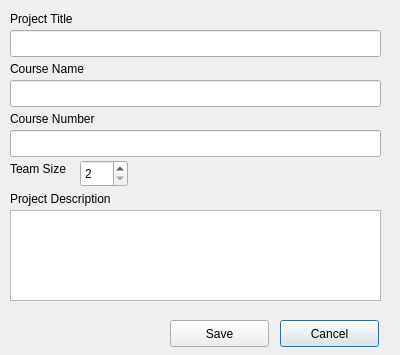
<?xml version="1.0" encoding="UTF-8"?>
<ui version="4.0">
 <class>ProjectWindow</class>
 <widget class="QDialog" name="ProjectWindow">
  <property name="geometry">
   <rect>
    <x>0</x>
    <y>0</y>
    <width>400</width>
    <height>355</height>
   </rect>
  </property>
  <property name="windowTitle">
   <string>Dialog</string>
  </property>
  <widget class="QLabel" name="label">
   <property name="geometry">
    <rect>
     <x>10</x>
     <y>10</y>
     <width>91</width>
     <height>17</height>
    </rect>
   </property>
   <property name="text">
    <string>Project Title</string>
   </property>
  </widget>
  <widget class="QLineEdit" name="titleField">
   <property name="geometry">
    <rect>
     <x>10</x>
     <y>30</y>
     <width>371</width>
     <height>27</height>
    </rect>
   </property>
  </widget>
  <widget class="QLabel" name="label_2">
   <property name="geometry">
    <rect>
     <x>10</x>
     <y>60</y>
     <width>101</width>
     <height>17</height>
    </rect>
   </property>
   <property name="text">
    <string>Course Name</string>
   </property>
  </widget>
  <widget class="QLineEdit" name="nameField">
   <property name="geometry">
    <rect>
     <x>10</x>
     <y>80</y>
     <width>371</width>
     <height>27</height>
    </rect>
   </property>
  </widget>
  <widget class="QLabel" name="label_3">
   <property name="geometry">
    <rect>
     <x>10</x>
     <y>110</y>
     <width>161</width>
     <height>17</height>
    </rect>
   </property>
   <property name="text">
    <string>Course Number</string>
   </property>
  </widget>
  <widget class="QLineEdit" name="numField">
   <property name="geometry">
    <rect>
     <x>10</x>
     <y>130</y>
     <width>371</width>
     <height>27</height>
    </rect>
   </property>
  </widget>
  <widget class="QLabel" name="label_4">
   <property name="geometry">
    <rect>
     <x>10</x>
     <y>160</y>
     <width>111</width>
     <height>17</height>
    </rect>
   </property>
   <property name="text">
    <string>Team Size</string>
   </property>
  </widget>
  <widget class="QSpinBox" name="teamSizeBox">
   <property name="geometry">
    <rect>
     <x>80</x>
     <y>160</y>
     <width>48</width>
     <height>27</height>
    </rect>
   </property>
   <property name="minimum">
    <number>2</number>
   </property>
   <property name="maximum">
    <number>9</number>
   </property>
  </widget>
  <widget class="QLabel" name="label_5">
   <property name="geometry">
    <rect>
     <x>10</x>
     <y>190</y>
     <width>151</width>
     <height>17</height>
    </rect>
   </property>
   <property name="text">
    <string>Project Description</string>
   </property>
  </widget>
  <widget class="QTextEdit" name="descField">
   <property name="geometry">
    <rect>
     <x>10</x>
     <y>210</y>
     <width>371</width>
     <height>91</height>
    </rect>
   </property>
  </widget>
  <widget class="QLabel" name="status">
   <property name="geometry">
    <rect>
     <x>20</x>
     <y>320</y>
     <width>171</width>
     <height>17</height>
    </rect>
   </property>
   <property name="palette">
    <palette>
     <active>
      <colorrole role="WindowText">
       <brush brushstyle="SolidPattern">
        <color alpha="255">
         <red>0</red>
         <green>0</green>
         <blue>0</blue>
        </color>
       </brush>
      </colorrole>
      <colorrole role="Button">
       <brush brushstyle="SolidPattern">
        <color alpha="255">
         <red>255</red>
         <green>0</green>
         <blue>0</blue>
        </color>
       </brush>
      </colorrole>
      <colorrole role="Light">
       <brush brushstyle="SolidPattern">
        <color alpha="255">
         <red>255</red>
         <green>127</green>
         <blue>127</blue>
        </color>
       </brush>
      </colorrole>
      <colorrole role="Midlight">
       <brush brushstyle="SolidPattern">
        <color alpha="255">
         <red>255</red>
         <green>63</green>
         <blue>63</blue>
        </color>
       </brush>
      </colorrole>
      <colorrole role="Dark">
       <brush brushstyle="SolidPattern">
        <color alpha="255">
         <red>127</red>
         <green>0</green>
         <blue>0</blue>
        </color>
       </brush>
      </colorrole>
      <colorrole role="Mid">
       <brush brushstyle="SolidPattern">
        <color alpha="255">
         <red>170</red>
         <green>0</green>
         <blue>0</blue>
        </color>
       </brush>
      </colorrole>
      <colorrole role="Text">
       <brush brushstyle="SolidPattern">
        <color alpha="255">
         <red>0</red>
         <green>0</green>
         <blue>0</blue>
        </color>
       </brush>
      </colorrole>
      <colorrole role="BrightText">
       <brush brushstyle="SolidPattern">
        <color alpha="255">
         <red>255</red>
         <green>255</green>
         <blue>255</blue>
        </color>
       </brush>
      </colorrole>
      <colorrole role="ButtonText">
       <brush brushstyle="SolidPattern">
        <color alpha="255">
         <red>0</red>
         <green>0</green>
         <blue>0</blue>
        </color>
       </brush>
      </colorrole>
      <colorrole role="Base">
       <brush brushstyle="SolidPattern">
        <color alpha="255">
         <red>255</red>
         <green>255</green>
         <blue>255</blue>
        </color>
       </brush>
      </colorrole>
      <colorrole role="Window">
       <brush brushstyle="SolidPattern">
        <color alpha="255">
         <red>255</red>
         <green>0</green>
         <blue>0</blue>
        </color>
       </brush>
      </colorrole>
      <colorrole role="Shadow">
       <brush brushstyle="SolidPattern">
        <color alpha="255">
         <red>0</red>
         <green>0</green>
         <blue>0</blue>
        </color>
       </brush>
      </colorrole>
      <colorrole role="AlternateBase">
       <brush brushstyle="SolidPattern">
        <color alpha="255">
         <red>255</red>
         <green>127</green>
         <blue>127</blue>
        </color>
       </brush>
      </colorrole>
      <colorrole role="ToolTipBase">
       <brush brushstyle="SolidPattern">
        <color alpha="255">
         <red>255</red>
         <green>255</green>
         <blue>220</blue>
        </color>
       </brush>
      </colorrole>
      <colorrole role="ToolTipText">
       <brush brushstyle="SolidPattern">
        <color alpha="255">
         <red>0</red>
         <green>0</green>
         <blue>0</blue>
        </color>
       </brush>
      </colorrole>
     </active>
     <inactive>
      <colorrole role="WindowText">
       <brush brushstyle="SolidPattern">
        <color alpha="255">
         <red>0</red>
         <green>0</green>
         <blue>0</blue>
        </color>
       </brush>
      </colorrole>
      <colorrole role="Button">
       <brush brushstyle="SolidPattern">
        <color alpha="255">
         <red>255</red>
         <green>0</green>
         <blue>0</blue>
        </color>
       </brush>
      </colorrole>
      <colorrole role="Light">
       <brush brushstyle="SolidPattern">
        <color alpha="255">
         <red>255</red>
         <green>127</green>
         <blue>127</blue>
        </color>
       </brush>
      </colorrole>
      <colorrole role="Midlight">
       <brush brushstyle="SolidPattern">
        <color alpha="255">
         <red>255</red>
         <green>63</green>
         <blue>63</blue>
        </color>
       </brush>
      </colorrole>
      <colorrole role="Dark">
       <brush brushstyle="SolidPattern">
        <color alpha="255">
         <red>127</red>
         <green>0</green>
         <blue>0</blue>
        </color>
       </brush>
      </colorrole>
      <colorrole role="Mid">
       <brush brushstyle="SolidPattern">
        <color alpha="255">
         <red>170</red>
         <green>0</green>
         <blue>0</blue>
        </color>
       </brush>
      </colorrole>
      <colorrole role="Text">
       <brush brushstyle="SolidPattern">
        <color alpha="255">
         <red>0</red>
         <green>0</green>
         <blue>0</blue>
        </color>
       </brush>
      </colorrole>
      <colorrole role="BrightText">
       <brush brushstyle="SolidPattern">
        <color alpha="255">
         <red>255</red>
         <green>255</green>
         <blue>255</blue>
        </color>
       </brush>
      </colorrole>
      <colorrole role="ButtonText">
       <brush brushstyle="SolidPattern">
        <color alpha="255">
         <red>0</red>
         <green>0</green>
         <blue>0</blue>
        </color>
       </brush>
      </colorrole>
      <colorrole role="Base">
       <brush brushstyle="SolidPattern">
        <color alpha="255">
         <red>255</red>
         <green>255</green>
         <blue>255</blue>
        </color>
       </brush>
      </colorrole>
      <colorrole role="Window">
       <brush brushstyle="SolidPattern">
        <color alpha="255">
         <red>255</red>
         <green>0</green>
         <blue>0</blue>
        </color>
       </brush>
      </colorrole>
      <colorrole role="Shadow">
       <brush brushstyle="SolidPattern">
        <color alpha="255">
         <red>0</red>
         <green>0</green>
         <blue>0</blue>
        </color>
       </brush>
      </colorrole>
      <colorrole role="AlternateBase">
       <brush brushstyle="SolidPattern">
        <color alpha="255">
         <red>255</red>
         <green>127</green>
         <blue>127</blue>
        </color>
       </brush>
      </colorrole>
      <colorrole role="ToolTipBase">
       <brush brushstyle="SolidPattern">
        <color alpha="255">
         <red>255</red>
         <green>255</green>
         <blue>220</blue>
        </color>
       </brush>
      </colorrole>
      <colorrole role="ToolTipText">
       <brush brushstyle="SolidPattern">
        <color alpha="255">
         <red>0</red>
         <green>0</green>
         <blue>0</blue>
        </color>
       </brush>
      </colorrole>
     </inactive>
     <disabled>
      <colorrole role="WindowText">
       <brush brushstyle="SolidPattern">
        <color alpha="255">
         <red>127</red>
         <green>0</green>
         <blue>0</blue>
        </color>
       </brush>
      </colorrole>
      <colorrole role="Button">
       <brush brushstyle="SolidPattern">
        <color alpha="255">
         <red>255</red>
         <green>0</green>
         <blue>0</blue>
        </color>
       </brush>
      </colorrole>
      <colorrole role="Light">
       <brush brushstyle="SolidPattern">
        <color alpha="255">
         <red>255</red>
         <green>127</green>
         <blue>127</blue>
        </color>
       </brush>
      </colorrole>
      <colorrole role="Midlight">
       <brush brushstyle="SolidPattern">
        <color alpha="255">
         <red>255</red>
         <green>63</green>
         <blue>63</blue>
        </color>
       </brush>
      </colorrole>
      <colorrole role="Dark">
       <brush brushstyle="SolidPattern">
        <color alpha="255">
         <red>127</red>
         <green>0</green>
         <blue>0</blue>
        </color>
       </brush>
      </colorrole>
      <colorrole role="Mid">
       <brush brushstyle="SolidPattern">
        <color alpha="255">
         <red>170</red>
         <green>0</green>
         <blue>0</blue>
        </color>
       </brush>
      </colorrole>
      <colorrole role="Text">
       <brush brushstyle="SolidPattern">
        <color alpha="255">
         <red>127</red>
         <green>0</green>
         <blue>0</blue>
        </color>
       </brush>
      </colorrole>
      <colorrole role="BrightText">
       <brush brushstyle="SolidPattern">
        <color alpha="255">
         <red>255</red>
         <green>255</green>
         <blue>255</blue>
        </color>
       </brush>
      </colorrole>
      <colorrole role="ButtonText">
       <brush brushstyle="SolidPattern">
        <color alpha="255">
         <red>127</red>
         <green>0</green>
         <blue>0</blue>
        </color>
       </brush>
      </colorrole>
      <colorrole role="Base">
       <brush brushstyle="SolidPattern">
        <color alpha="255">
         <red>255</red>
         <green>0</green>
         <blue>0</blue>
        </color>
       </brush>
      </colorrole>
      <colorrole role="Window">
       <brush brushstyle="SolidPattern">
        <color alpha="255">
         <red>255</red>
         <green>0</green>
         <blue>0</blue>
        </color>
       </brush>
      </colorrole>
      <colorrole role="Shadow">
       <brush brushstyle="SolidPattern">
        <color alpha="255">
         <red>0</red>
         <green>0</green>
         <blue>0</blue>
        </color>
       </brush>
      </colorrole>
      <colorrole role="AlternateBase">
       <brush brushstyle="SolidPattern">
        <color alpha="255">
         <red>255</red>
         <green>0</green>
         <blue>0</blue>
        </color>
       </brush>
      </colorrole>
      <colorrole role="ToolTipBase">
       <brush brushstyle="SolidPattern">
        <color alpha="255">
         <red>255</red>
         <green>255</green>
         <blue>220</blue>
        </color>
       </brush>
      </colorrole>
      <colorrole role="ToolTipText">
       <brush brushstyle="SolidPattern">
        <color alpha="255">
         <red>0</red>
         <green>0</green>
         <blue>0</blue>
        </color>
       </brush>
      </colorrole>
     </disabled>
    </palette>
   </property>
   <property name="font">
    <font>
     <weight>75</weight>
     <bold>true</bold>
    </font>
   </property>
   <property name="text">
    <string/>
   </property>
  </widget>
  <widget class="QPushButton" name="cancelButton">
   <property name="geometry">
    <rect>
     <x>280</x>
     <y>320</y>
     <width>99</width>
     <height>27</height>
    </rect>
   </property>
   <property name="text">
    <string>Cancel</string>
   </property>
  </widget>
  <widget class="QPushButton" name="saveButton">
   <property name="geometry">
    <rect>
     <x>170</x>
     <y>320</y>
     <width>99</width>
     <height>27</height>
    </rect>
   </property>
   <property name="text">
    <string>Save</string>
   </property>
  </widget>
 </widget>
 <resources/>
 <connections/>
</ui>
